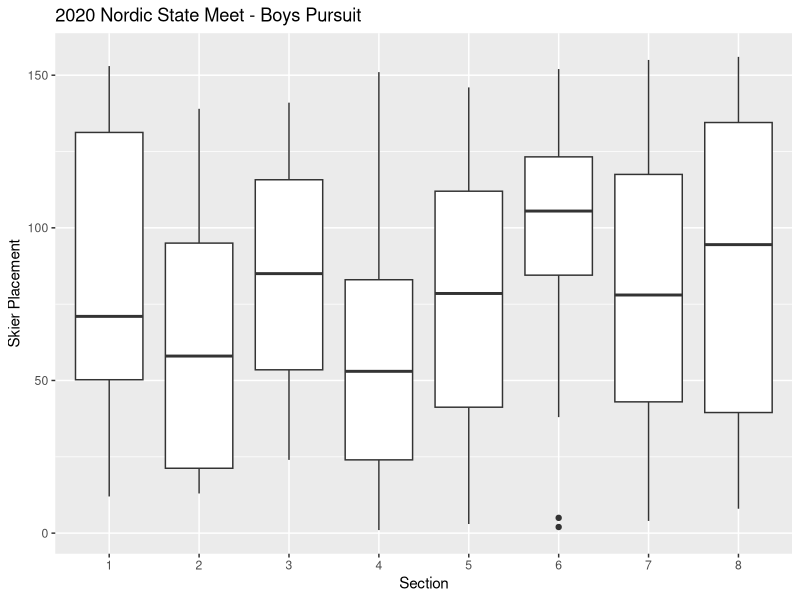
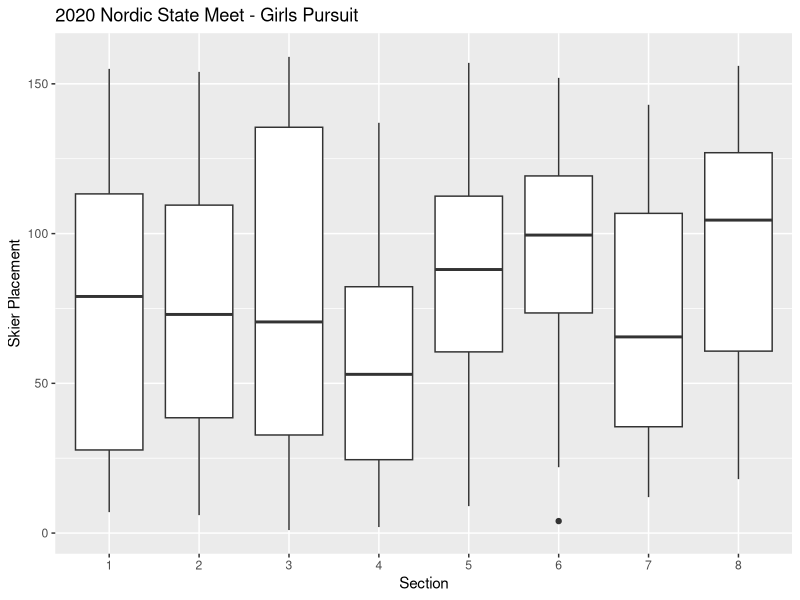

The R script that drew these images, in order:
## ---- chunk 1
library(dplyr)
library(tidyr)
library(ggplot2)

girls <- read.csv('./girls_2020.csv') %>%
  mutate(
    TEAM = ifelse(TEAM == 'St. Paul Academy', 'St Paul Academy', TEAM) # just for name alignment with boys
  )
boys <-read.csv('./boys_2020.csv')
sections <- read.csv('./sections.csv')
## ---- chunk 2
girls
boys
sections
## ---- chunk 3
anti_join(boys, sections, by=c('TEAM' = 'school')) %>%
  select(TEAM) %>%
  unique()   

anti_join(girls, sections, by=c('TEAM' = 'school')) %>%
  select(TEAM) %>%
  unique() 
## ---- chunk 4
section_boys <- inner_join(boys, sections, by=c('TEAM' = 'school'))
section_girls <- inner_join(girls, sections, by=c('TEAM' = 'school'))

ggplot(section_boys) +
  geom_boxplot(aes(as.factor(section), PLACE)) +
  xlab('Section') +
  ylab('Skier Placement') +
  ggtitle('2020 Nordic State Meet - Boys Pursuit')
## ---- chunk 5
ggplot(section_girls) +
  geom_boxplot(aes(as.factor(section), PLACE)) +
  xlab('Section') +
  ylab('Skier Placement') +
  ggtitle('2020 Nordic State Meet - Girls Pursuit')
## ---- chunk 6
top_half_mean <- function(v) {
  sorted_v <- sort(v)
  mean(v[1:(length(v)/2)])
}

section_boys %>%
  group_by(section) %>%
  summarize(
    racers = n(),
    average_rank = mean(PLACE),
    top_half_rank = top_half_mean(PLACE)
  )

section_girls %>%
  group_by(section) %>%
  summarize(
    racers = n(),
    average_rank = mean(PLACE),
    top_half_rank = top_half_mean(PLACE)
  )
